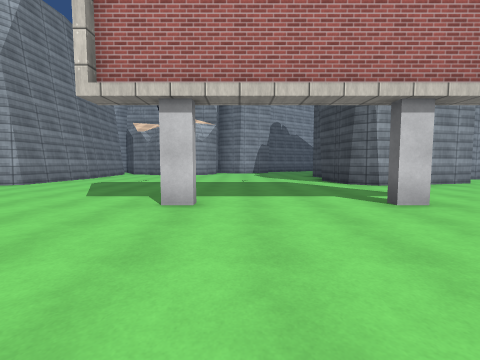
[1] (above)

16 first-person views from a walk through a 3-D level made in the Unity game engine. The camera is 1.3 m above the floor, tilts 4° down and sees 90° across. The floor is counted in squares, 2 m on a side. Each view is taken from the middle of a square. On the plan, view 1 faces up. The plan holds only what a view shows up to about 9 squares ahead; the rest is blank. The place goes on beyond the plan. The player is left out. Surface patterns are stand-ins for the level's own textures.

[2]
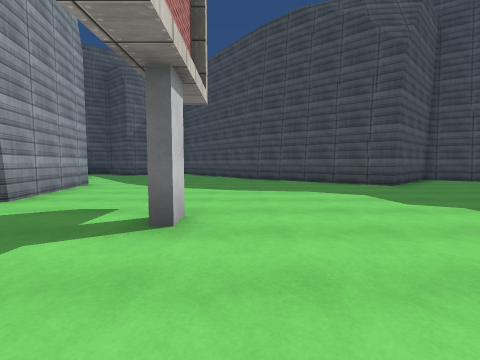

[3]
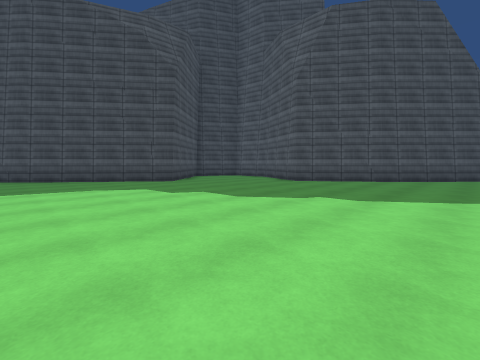

[4]
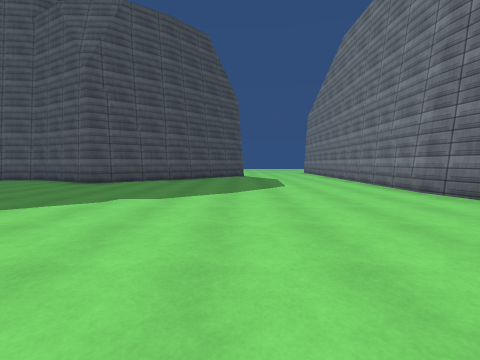

[5]
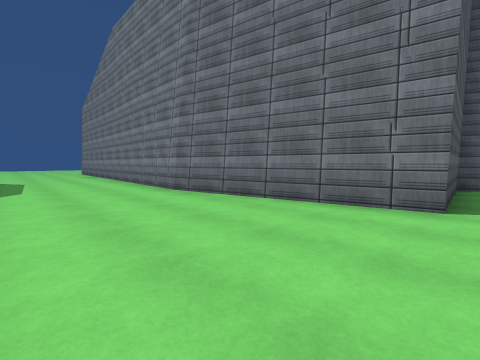

[6]
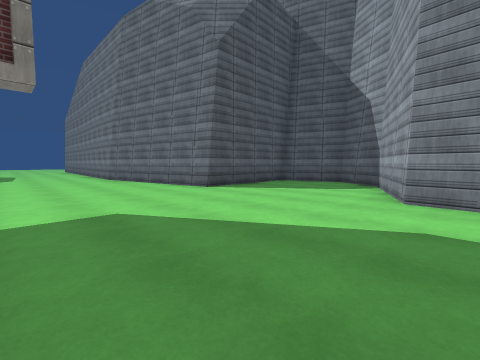

[7]
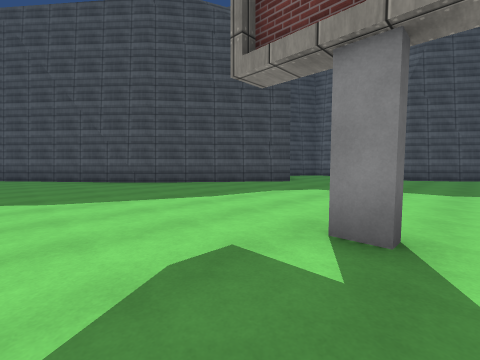

[8]
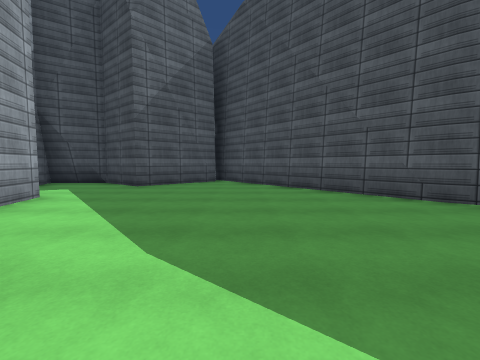

[9]
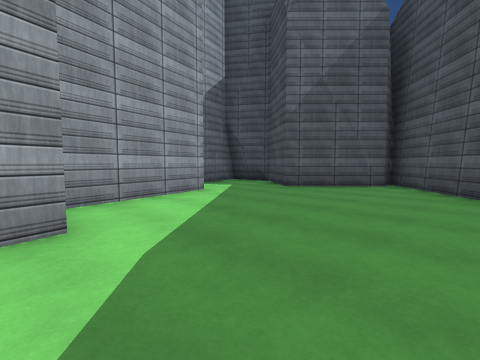

[10]
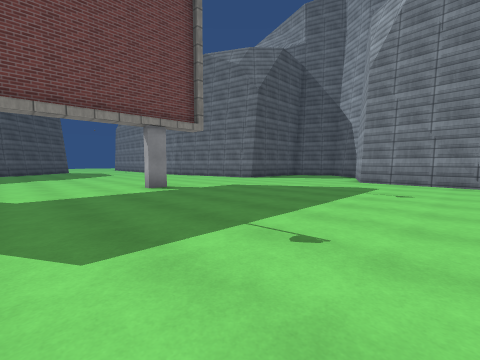

[11]
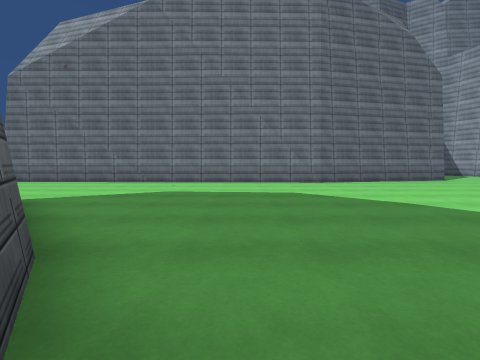

[12]
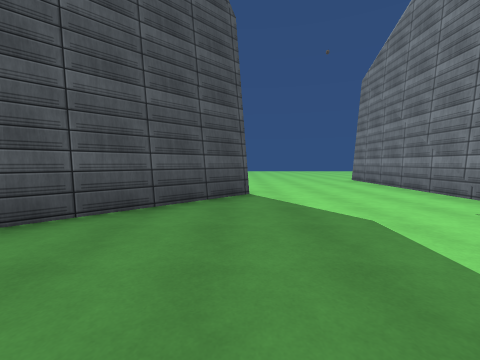

[13]
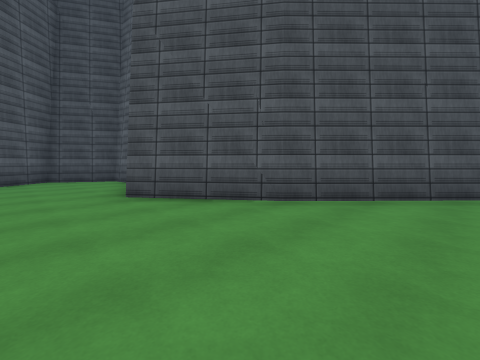

[14]
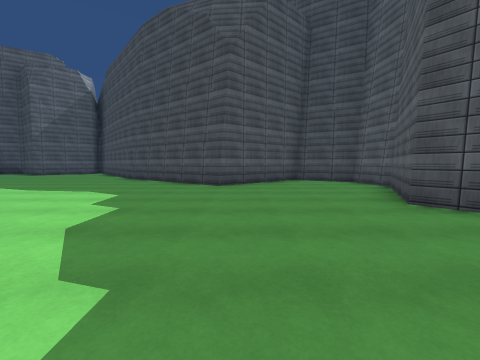

[15]
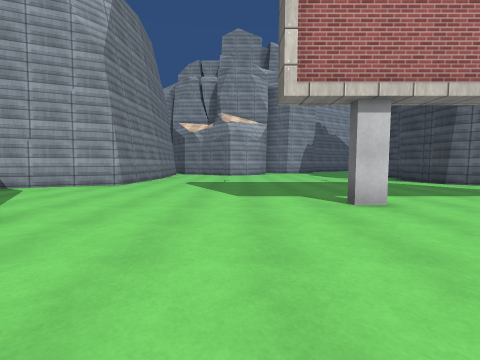

[16]
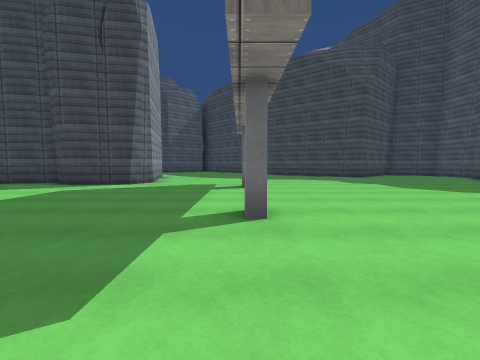

### Floor plan
Points are (right, up) in squares from view 1. A wall is a line through its corners. A room is listed if a view was taken in it or the views show most of it. See-through windows are left out.
Room 1 (views 1, 2, 3, 4, 5, 6, 7, 8, 9, 10, 11, 12, 13, 14, 15, 16)
walls: (-0.6, 3.7) (-1.2, 3.7); (2.4, 3.9) (3, 3.9); (3, 3.7) (2.4, 3.7); (-1.2, 3.9) (-0.6, 3.9); (-5, -2.2) (-5.3, -10.4); (1.3, -6.5) (3.8, -4.7) (6.5, -6.1) (8.2, -5.9) (9.3, -4.1) (6.9, -1.4) (10.1, 2.7); (3.9, 10) (3.8, 10.6); (7.5, 7.7) (4, 6.9) (3.4, 7.4) (3.1, 9.1) (3.4, 9.6); (10, 2.4) (10.7, 3.1); (10.2, 2.8) (15.4, 6.9); (-6.4, 10.1) (-6.6, 7.2) (-9.5, 6) (-10.4, 4.7) (-9.7, 2.6) (-6.1, 2.7) (-5, -2.3); (-1.2, -9.2) (1.5, -6.4); (10.7, 9.9) (7.6, 9.2); (14.6, 6.9) (12.7, 8.9) (14, 10.5)
ways out: opening at (-3.5, -9.8)

Where each view was taken, in squares from view 1:
view 1: 0 up, 0 right, facing up
view 2: 3 up, 0 right, facing right
view 3: 3 up, 1 left, facing down-right
view 4: 3 up, 1 left, facing down
view 5: 3 up, 2 left, facing down-left
view 6: 8 up, 2 left, facing down-left
view 7: 6 up, 2 right, facing down-right
view 8: 6 up, 6 right, facing right
view 9: 5 up, 7 right, facing up-right
view 10: 10 up, 2 right, facing down-left
view 11: 5 down, 3 right, facing left
view 12: 4 down, 1 left, facing down
view 13: 3 down, 1 left, facing down-right
view 14: 2 down, 0 right, facing right
view 15: 0 up, 3 left, facing up
view 16: 4 up, 4 left, facing right
